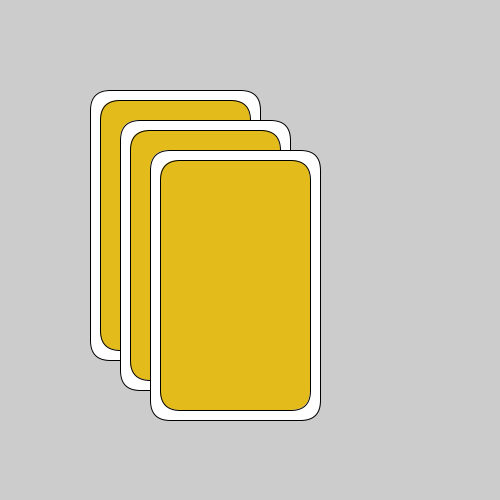
Frame 1 (no input)
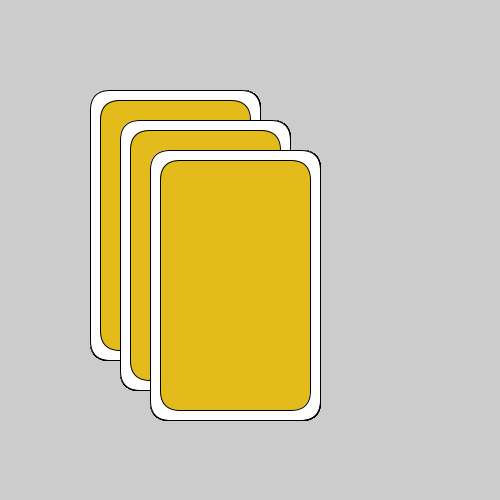
Frame 60 (the mouse pressed at the canvas centre just before this capture)
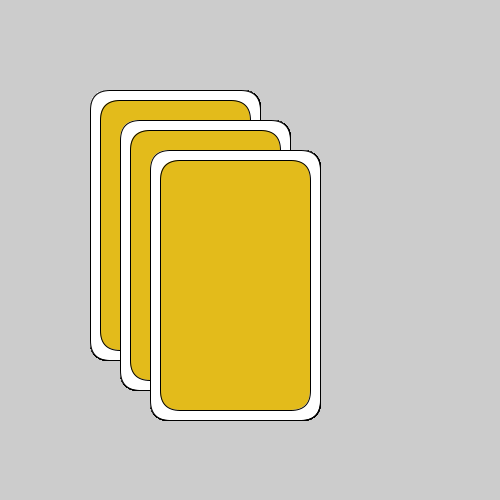
Frame 120 (the mouse held since frame 60 and released just before this capture)

The Processing sketch that drew these frames (run headless with seeded random() and noise(); from frame 60 on, the mouse is pressed at the canvas centre):

// Processing sketch: week02_2_many_card_function_drawCard
// ── week02_2_many_card_function_drawCard.pde
void setup(){
  size(500,500);
}
int W=20;
void draw(){
  drawCard(100,100);
  drawCard(130,130);
  drawCard(160,160);
}
void drawCard(int x, int y){
  fill(255);
  rect(x-W/2, y-W/2, 150+W, 250+W, 20);
  fill(#E3BB1B);
  rect(x, y, 150, 250, 20);
}
